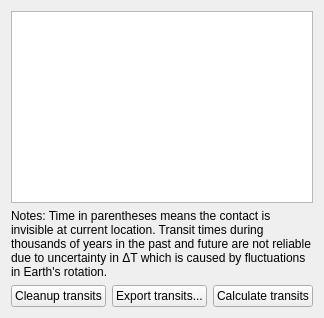
            <widget class="QWidget" name="tabTransit">
             <attribute name="title">
              <string>Planetary Transits</string>
             </attribute>
             <layout class="QGridLayout" name="gridLayout_24">
              <item row="1" column="0">
               <widget class="QTreeWidget" name="transitTreeWidget">
                <property name="rootIsDecorated">
                 <bool>false</bool>
                </property>
                <property name="uniformRowHeights">
                 <bool>true</bool>
                </property>
                <property name="itemsExpandable">
                 <bool>false</bool>
                </property>
                <property name="sortingEnabled">
                 <bool>true</bool>
                </property>
                <property name="expandsOnDoubleClick">
                 <bool>false</bool>
                </property>
                <property name="columnCount">
                 <number>0</number>
                </property>
                <attribute name="headerShowSortIndicator" stdset="0">
                 <bool>true</bool>
                </attribute>
               </widget>
              </item>
              <item row="2" column="0">
               <widget class="QLabel" name="transitNoteLabel">
                <property name="text">
                 <string>Notes: Time in parentheses means the contact is invisible at current location. Transit times during thousands of years in the past and future are not reliable due to uncertainty in ΔT which is caused by fluctuations in Earth's rotation.</string>
                </property>
                <property name="wordWrap">
                 <bool>true</bool>
                </property>
               </widget>
              </item>
              <item row="3" column="0">
               <layout class="QHBoxLayout" name="horizontalLayout_45">
                <item>
                 <widget class="QPushButton" name="transitsCleanupButton">
                  <property name="text">
                   <string>Cleanup transits</string>
                  </property>
                 </widget>
                </item>
                <item>
                 <widget class="QPushButton" name="transitsSaveButton">
                  <property name="text">
                   <string>Export transits...</string>
                  </property>
                 </widget>
                </item>
                <item>
                 <widget class="QPushButton" name="transitsCalculateButton">
                  <property name="text">
                   <string>Calculate transits</string>
                  </property>
                 </widget>
                </item>
               </layout>
              </item>
             </layout>
            </widget>
